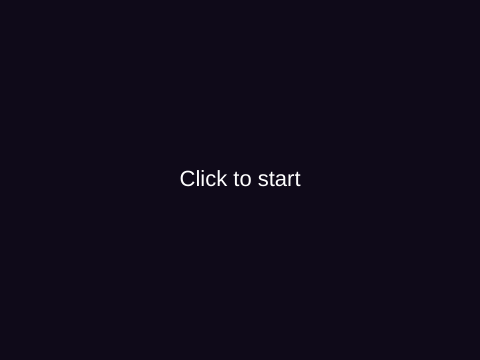
Frame 1 (no input)
Frame 60 (no input): identical to frame 1, image omitted
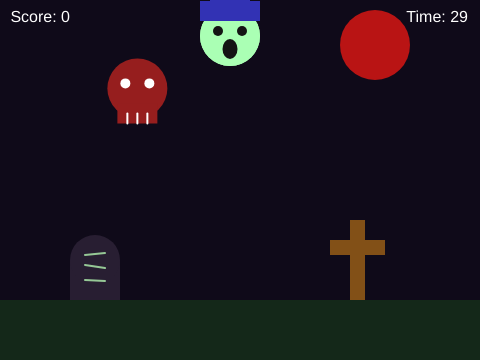
Frame 120 (the mouse pressed at the canvas centre since frame 60)

The p5.js sketch that drew these frames (run headless with seeded random() and noise() and a simulated clock; from frame 60 on, the mouse is pressed at the canvas centre):

// p5.js sketch
// ── sketch.js
let ghost, skull;
let spawnEvery = 60;
let score = 0;
let duration = 30;
let startTime;
let state = "start";
let speed = 2;

function setup() {
  createCanvas(480, 360);
  startTime = millis();
  spawnGhost();
  spawnSkull();
}

function draw() {
  background(15, 10, 25);
  if (state === "start") {
    textAlign(CENTER, CENTER);
    fill(255);
    textSize(22);
    text("Click to start", width / 2, height / 2);
    return;
  }
  if (state === "over") {
    textAlign(CENTER, CENTER);
    fill(255);
    textSize(22);
    text(
      "Game over\nScore: " + score + "\nClick to retry",
      width / 2,
      height / 2
    );
    return;
  }
  background(15, 10, 25);
  noStroke();
  fill(185, 20, 20);
  ellipse(375, 45, 70, 70);
  fill(40, 30, 50);
  rect(70, 260, 50,70);
  ellipse(95, 260,50,50);
  fill(20, 40, 25);
  rect(0, 300, 480, 60);
  strokeWeight(2);
  stroke(150,200,150);
  line(85, 255, 105, 253);
  line(85, 265, 105, 268);
  line(85, 280, 105, 281);
  noStroke();
  fill(130, 80, 23);
  rect(350, 220, 15, 80);
  rect(330, 240, 55, 15);
  let elapsed = (millis() - startTime) / 1000;
  let timeLeft = max(0, duration - elapsed);
  if (timeLeft <= 0) {
    state = "over";
    return;
  }
  ghost.x = constrain(ghost.x + speed * (ghost.right ? 1 : -1), 50, 420);
  ghost.right = ghost.x <= 50 || (ghost.x >= 420 ? false : ghost.right);
  ghost.y = constrain(ghost.y + speed * (ghost.down ? 1 : -1), 20, 270);
  ghost.down = ghost.y <= 20 || (ghost.y >= 270 ? false : ghost.down);
  drawGhost(ghost.x, ghost.y);
  fill(255);
  textSize(16);
  text("Score: " + score, 70, 10);
  textAlign(RIGHT, TOP);
  text("Time: " + ceil(timeLeft), width - 12, 10);
  drawGhost(ghost.x, ghost.y);
  if (frameCount % spawnEvery === 0) {spawnSkull();speed*=1.055};
  drawSkull(skull.x, skull.y);
}

function spawnGhost() {
  ghost = {
    x: constrain(random(40, width - 40), 250, 350),
    y: random(40, height - 40),
    right: Math.random() > 0.5 ? true : false,
    down: Math.random() > 0.5 ? true : false,
  };
}

function spawnSkull() {
  skull = {
    x: random(40, width - 40),
    y: random(40, height - 40),
  };
}

function drawGhost(x, y) {
  noStroke();
  fill(170, 255, 180);
  ellipse(x, y, 60, 60);
  fill(20);
  ellipse(x - 12, y - 5, 10);
  ellipse(x + 12, y - 5, 10);
  ellipse(x, y + 13, 15, 20);
  fill(50, 50, 180);
  rect(x - 30, y - 35, 60, 20);
  rect(x - 20, y - 60, 40, 40);
}

function drawSkull(x, y) {
  noStroke();
  fill(150,30,30);
  ellipse(x, y, 60, 60);
  rect(x - 20, y + 15, 40, 20);
  fill(255);
  ellipse(x - 12, y - 5, 10);
  ellipse(x + 12, y - 5, 10);
  strokeWeight(2); 
  stroke(255); 
  line(x-10, y+25, x-10, y+35)
  line(x, y+25, x, y+35)
  line(x+10, y+25, x+10, y+35)
}

function mousePressed() {
  if (state === "start" || state === "over") {
    state = "play";
    score = 0;
    startTime = millis();
    spawnGhost();
    return;
  }
  if (dist(mouseX, mouseY, ghost.x, ghost.y) < 40) {
    score++;
    spawnGhost();
  }
  if (dist(mouseX, mouseY, skull.x, skull.y) < 30) {
    score-=2;
    spawnSkull();
  }
}
